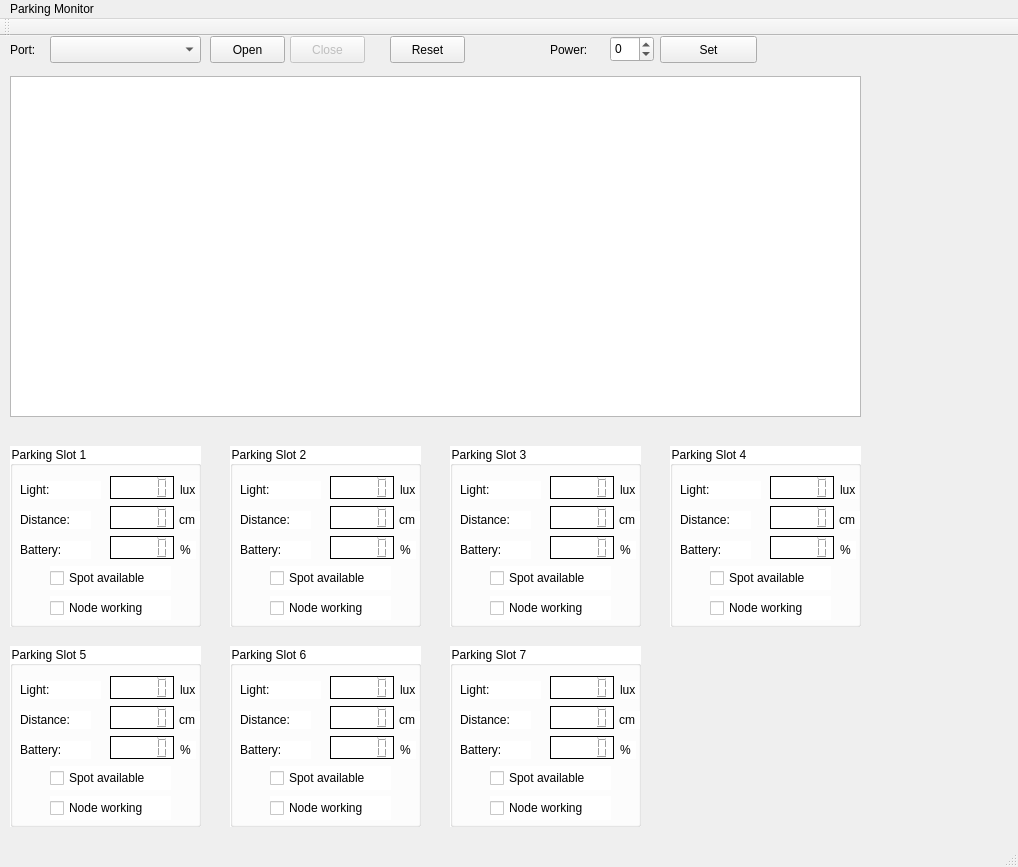
<?xml version="1.0" encoding="UTF-8"?>
<ui version="4.0">
 <class>MainWindow</class>
 <widget class="QMainWindow" name="MainWindow">
  <property name="geometry">
   <rect>
    <x>0</x>
    <y>0</y>
    <width>1018</width>
    <height>867</height>
   </rect>
  </property>
  <property name="windowTitle">
   <string>MainWindow</string>
  </property>
  <widget class="QWidget" name="centralWidget">
   <widget class="QTextEdit" name="textEdit_Status">
    <property name="enabled">
     <bool>true</bool>
    </property>
    <property name="geometry">
     <rect>
      <x>10</x>
      <y>40</y>
      <width>851</width>
      <height>341</height>
     </rect>
    </property>
   </widget>
   <widget class="QComboBox" name="comboBox_Interface">
    <property name="geometry">
     <rect>
      <x>50</x>
      <y>0</y>
      <width>151</width>
      <height>27</height>
     </rect>
    </property>
   </widget>
   <widget class="QLabel" name="label">
    <property name="geometry">
     <rect>
      <x>10</x>
      <y>0</y>
      <width>46</width>
      <height>27</height>
     </rect>
    </property>
    <property name="text">
     <string>Port:</string>
    </property>
   </widget>
   <widget class="QPushButton" name="pushButton_open">
    <property name="geometry">
     <rect>
      <x>210</x>
      <y>0</y>
      <width>75</width>
      <height>27</height>
     </rect>
    </property>
    <property name="text">
     <string>Open</string>
    </property>
   </widget>
   <widget class="QPushButton" name="pushButton_close">
    <property name="enabled">
     <bool>false</bool>
    </property>
    <property name="geometry">
     <rect>
      <x>290</x>
      <y>0</y>
      <width>75</width>
      <height>27</height>
     </rect>
    </property>
    <property name="text">
     <string>Close</string>
    </property>
   </widget>
   <widget class="QLabel" name="label_3">
    <property name="geometry">
     <rect>
      <x>550</x>
      <y>0</y>
      <width>51</width>
      <height>27</height>
     </rect>
    </property>
    <property name="text">
     <string>Power:</string>
    </property>
   </widget>
   <widget class="QPushButton" name="pushButtonSetPower">
    <property name="geometry">
     <rect>
      <x>660</x>
      <y>0</y>
      <width>97</width>
      <height>27</height>
     </rect>
    </property>
    <property name="text">
     <string>Set</string>
    </property>
   </widget>
   <widget class="QSpinBox" name="spinBoxPower">
    <property name="geometry">
     <rect>
      <x>610</x>
      <y>0</y>
      <width>44</width>
      <height>26</height>
     </rect>
    </property>
    <property name="minimum">
     <number>-40</number>
    </property>
    <property name="maximum">
     <number>8</number>
    </property>
   </widget>
   <widget class="QGroupBox" name="slot_1">
    <property name="geometry">
     <rect>
      <x>10</x>
      <y>410</y>
      <width>191</width>
      <height>181</height>
     </rect>
    </property>
    <property name="styleSheet">
     <string notr="true">background-color: rgb(255, 255, 255)</string>
    </property>
    <property name="title">
     <string>Parking Slot 1</string>
    </property>
    <widget class="QLabel" name="light1">
     <property name="geometry">
      <rect>
       <x>10</x>
       <y>35</y>
       <width>81</width>
       <height>18</height>
      </rect>
     </property>
     <property name="text">
      <string>Light:</string>
     </property>
    </widget>
    <widget class="QLCDNumber" name="value_light1">
     <property name="geometry">
      <rect>
       <x>100</x>
       <y>30</y>
       <width>64</width>
       <height>23</height>
      </rect>
     </property>
     <property name="font">
      <font>
       <bold>true</bold>
      </font>
     </property>
     <property name="styleSheet">
      <string notr="true">border: 1px solid black
</string>
     </property>
    </widget>
    <widget class="QLabel" name="distance1">
     <property name="geometry">
      <rect>
       <x>10</x>
       <y>65</y>
       <width>71</width>
       <height>18</height>
      </rect>
     </property>
     <property name="text">
      <string>Distance:</string>
     </property>
    </widget>
    <widget class="QLCDNumber" name="value_distance1">
     <property name="geometry">
      <rect>
       <x>100</x>
       <y>60</y>
       <width>64</width>
       <height>23</height>
      </rect>
     </property>
     <property name="styleSheet">
      <string notr="true">border: 1px solid black</string>
     </property>
    </widget>
    <widget class="QCheckBox" name="park1">
     <property name="geometry">
      <rect>
       <x>40</x>
       <y>120</y>
       <width>121</width>
       <height>24</height>
      </rect>
     </property>
     <property name="focusPolicy">
      <enum>Qt::NoFocus</enum>
     </property>
     <property name="text">
      <string>Spot available</string>
     </property>
    </widget>
    <widget class="QCheckBox" name="work1">
     <property name="geometry">
      <rect>
       <x>40</x>
       <y>150</y>
       <width>121</width>
       <height>24</height>
      </rect>
     </property>
     <property name="focusPolicy">
      <enum>Qt::NoFocus</enum>
     </property>
     <property name="text">
      <string>Node working</string>
     </property>
    </widget>
    <widget class="QLabel" name="bat1">
     <property name="geometry">
      <rect>
       <x>10</x>
       <y>95</y>
       <width>71</width>
       <height>18</height>
      </rect>
     </property>
     <property name="text">
      <string>Battery:</string>
     </property>
    </widget>
    <widget class="QLCDNumber" name="battery1">
     <property name="geometry">
      <rect>
       <x>100</x>
       <y>90</y>
       <width>64</width>
       <height>23</height>
      </rect>
     </property>
     <property name="styleSheet">
      <string notr="true">border: 1px solid black</string>
     </property>
    </widget>
    <widget class="QLabel" name="label_2">
     <property name="geometry">
      <rect>
       <x>170</x>
       <y>35</y>
       <width>19</width>
       <height>18</height>
      </rect>
     </property>
     <property name="text">
      <string>lux</string>
     </property>
    </widget>
    <widget class="QLabel" name="label_4">
     <property name="geometry">
      <rect>
       <x>169</x>
       <y>65</y>
       <width>21</width>
       <height>18</height>
      </rect>
     </property>
     <property name="text">
      <string>cm</string>
     </property>
    </widget>
    <widget class="QLabel" name="label_5">
     <property name="geometry">
      <rect>
       <x>170</x>
       <y>95</y>
       <width>16</width>
       <height>18</height>
      </rect>
     </property>
     <property name="text">
      <string>%</string>
     </property>
    </widget>
   </widget>
   <widget class="QGroupBox" name="slot_2">
    <property name="geometry">
     <rect>
      <x>230</x>
      <y>410</y>
      <width>191</width>
      <height>181</height>
     </rect>
    </property>
    <property name="styleSheet">
     <string notr="true">background-color: rgb(255, 255, 255)</string>
    </property>
    <property name="title">
     <string>Parking Slot 2</string>
    </property>
    <widget class="QLabel" name="light2">
     <property name="geometry">
      <rect>
       <x>10</x>
       <y>35</y>
       <width>81</width>
       <height>18</height>
      </rect>
     </property>
     <property name="text">
      <string>Light:</string>
     </property>
    </widget>
    <widget class="QLCDNumber" name="value_light2">
     <property name="geometry">
      <rect>
       <x>100</x>
       <y>30</y>
       <width>64</width>
       <height>23</height>
      </rect>
     </property>
     <property name="font">
      <font>
       <bold>true</bold>
      </font>
     </property>
     <property name="styleSheet">
      <string notr="true">border: 1px solid black
</string>
     </property>
    </widget>
    <widget class="QLabel" name="distance2">
     <property name="geometry">
      <rect>
       <x>10</x>
       <y>65</y>
       <width>71</width>
       <height>18</height>
      </rect>
     </property>
     <property name="text">
      <string>Distance:</string>
     </property>
    </widget>
    <widget class="QLCDNumber" name="value_distance2">
     <property name="geometry">
      <rect>
       <x>100</x>
       <y>60</y>
       <width>64</width>
       <height>23</height>
      </rect>
     </property>
     <property name="styleSheet">
      <string notr="true">border: 1px solid black</string>
     </property>
    </widget>
    <widget class="QCheckBox" name="park2">
     <property name="geometry">
      <rect>
       <x>40</x>
       <y>120</y>
       <width>121</width>
       <height>24</height>
      </rect>
     </property>
     <property name="focusPolicy">
      <enum>Qt::NoFocus</enum>
     </property>
     <property name="text">
      <string>Spot available</string>
     </property>
    </widget>
    <widget class="QCheckBox" name="work2">
     <property name="geometry">
      <rect>
       <x>40</x>
       <y>150</y>
       <width>121</width>
       <height>24</height>
      </rect>
     </property>
     <property name="focusPolicy">
      <enum>Qt::NoFocus</enum>
     </property>
     <property name="text">
      <string>Node working</string>
     </property>
    </widget>
    <widget class="QLabel" name="bat2">
     <property name="geometry">
      <rect>
       <x>10</x>
       <y>95</y>
       <width>71</width>
       <height>18</height>
      </rect>
     </property>
     <property name="text">
      <string>Battery:</string>
     </property>
    </widget>
    <widget class="QLCDNumber" name="battery2">
     <property name="geometry">
      <rect>
       <x>100</x>
       <y>90</y>
       <width>64</width>
       <height>23</height>
      </rect>
     </property>
     <property name="styleSheet">
      <string notr="true">border: 1px solid black</string>
     </property>
    </widget>
    <widget class="QLabel" name="label_9">
     <property name="geometry">
      <rect>
       <x>170</x>
       <y>35</y>
       <width>19</width>
       <height>18</height>
      </rect>
     </property>
     <property name="text">
      <string>lux</string>
     </property>
    </widget>
    <widget class="QLabel" name="label_10">
     <property name="geometry">
      <rect>
       <x>169</x>
       <y>65</y>
       <width>21</width>
       <height>18</height>
      </rect>
     </property>
     <property name="text">
      <string>cm</string>
     </property>
    </widget>
    <widget class="QLabel" name="label_11">
     <property name="geometry">
      <rect>
       <x>170</x>
       <y>95</y>
       <width>16</width>
       <height>18</height>
      </rect>
     </property>
     <property name="text">
      <string>%</string>
     </property>
    </widget>
   </widget>
   <widget class="QGroupBox" name="slot_3">
    <property name="geometry">
     <rect>
      <x>450</x>
      <y>410</y>
      <width>191</width>
      <height>181</height>
     </rect>
    </property>
    <property name="styleSheet">
     <string notr="true">background-color: rgb(255, 255, 255)</string>
    </property>
    <property name="title">
     <string>Parking Slot 3</string>
    </property>
    <widget class="QLabel" name="light3">
     <property name="geometry">
      <rect>
       <x>10</x>
       <y>35</y>
       <width>81</width>
       <height>18</height>
      </rect>
     </property>
     <property name="text">
      <string>Light:</string>
     </property>
    </widget>
    <widget class="QLCDNumber" name="value_light3">
     <property name="geometry">
      <rect>
       <x>100</x>
       <y>30</y>
       <width>64</width>
       <height>23</height>
      </rect>
     </property>
     <property name="font">
      <font>
       <bold>true</bold>
      </font>
     </property>
     <property name="styleSheet">
      <string notr="true">border: 1px solid black
</string>
     </property>
    </widget>
    <widget class="QLabel" name="distance3">
     <property name="geometry">
      <rect>
       <x>10</x>
       <y>65</y>
       <width>71</width>
       <height>18</height>
      </rect>
     </property>
     <property name="text">
      <string>Distance:</string>
     </property>
    </widget>
    <widget class="QLCDNumber" name="value_distance3">
     <property name="geometry">
      <rect>
       <x>100</x>
       <y>60</y>
       <width>64</width>
       <height>23</height>
      </rect>
     </property>
     <property name="styleSheet">
      <string notr="true">border: 1px solid black</string>
     </property>
    </widget>
    <widget class="QCheckBox" name="park3">
     <property name="geometry">
      <rect>
       <x>40</x>
       <y>120</y>
       <width>121</width>
       <height>24</height>
      </rect>
     </property>
     <property name="focusPolicy">
      <enum>Qt::NoFocus</enum>
     </property>
     <property name="text">
      <string>Spot available</string>
     </property>
    </widget>
    <widget class="QCheckBox" name="work3">
     <property name="geometry">
      <rect>
       <x>40</x>
       <y>150</y>
       <width>121</width>
       <height>24</height>
      </rect>
     </property>
     <property name="focusPolicy">
      <enum>Qt::NoFocus</enum>
     </property>
     <property name="text">
      <string>Node working</string>
     </property>
    </widget>
    <widget class="QLabel" name="bat3">
     <property name="geometry">
      <rect>
       <x>10</x>
       <y>95</y>
       <width>71</width>
       <height>18</height>
      </rect>
     </property>
     <property name="text">
      <string>Battery:</string>
     </property>
    </widget>
    <widget class="QLCDNumber" name="battery3">
     <property name="geometry">
      <rect>
       <x>100</x>
       <y>90</y>
       <width>64</width>
       <height>23</height>
      </rect>
     </property>
     <property name="styleSheet">
      <string notr="true">border: 1px solid black</string>
     </property>
    </widget>
    <widget class="QLabel" name="label_18">
     <property name="geometry">
      <rect>
       <x>170</x>
       <y>35</y>
       <width>19</width>
       <height>18</height>
      </rect>
     </property>
     <property name="text">
      <string>lux</string>
     </property>
    </widget>
    <widget class="QLabel" name="label_19">
     <property name="geometry">
      <rect>
       <x>169</x>
       <y>65</y>
       <width>21</width>
       <height>18</height>
      </rect>
     </property>
     <property name="text">
      <string>cm</string>
     </property>
    </widget>
    <widget class="QLabel" name="label_20">
     <property name="geometry">
      <rect>
       <x>170</x>
       <y>95</y>
       <width>16</width>
       <height>18</height>
      </rect>
     </property>
     <property name="text">
      <string>%</string>
     </property>
    </widget>
   </widget>
   <widget class="QGroupBox" name="slot_4">
    <property name="geometry">
     <rect>
      <x>670</x>
      <y>410</y>
      <width>191</width>
      <height>181</height>
     </rect>
    </property>
    <property name="styleSheet">
     <string notr="true">background-color: rgb(255, 255, 255)</string>
    </property>
    <property name="title">
     <string>Parking Slot 4</string>
    </property>
    <widget class="QLabel" name="light2_5">
     <property name="geometry">
      <rect>
       <x>10</x>
       <y>35</y>
       <width>81</width>
       <height>18</height>
      </rect>
     </property>
     <property name="text">
      <string>Light:</string>
     </property>
    </widget>
    <widget class="QLCDNumber" name="value_light4">
     <property name="geometry">
      <rect>
       <x>100</x>
       <y>30</y>
       <width>64</width>
       <height>23</height>
      </rect>
     </property>
     <property name="font">
      <font>
       <bold>true</bold>
      </font>
     </property>
     <property name="styleSheet">
      <string notr="true">border: 1px solid black
</string>
     </property>
    </widget>
    <widget class="QLabel" name="distance2_5">
     <property name="geometry">
      <rect>
       <x>10</x>
       <y>65</y>
       <width>71</width>
       <height>18</height>
      </rect>
     </property>
     <property name="text">
      <string>Distance:</string>
     </property>
    </widget>
    <widget class="QLCDNumber" name="value_distance4">
     <property name="geometry">
      <rect>
       <x>100</x>
       <y>60</y>
       <width>64</width>
       <height>23</height>
      </rect>
     </property>
     <property name="styleSheet">
      <string notr="true">border: 1px solid black</string>
     </property>
    </widget>
    <widget class="QCheckBox" name="park4">
     <property name="geometry">
      <rect>
       <x>40</x>
       <y>120</y>
       <width>121</width>
       <height>24</height>
      </rect>
     </property>
     <property name="focusPolicy">
      <enum>Qt::NoFocus</enum>
     </property>
     <property name="text">
      <string>Spot available</string>
     </property>
    </widget>
    <widget class="QCheckBox" name="work4">
     <property name="geometry">
      <rect>
       <x>40</x>
       <y>150</y>
       <width>121</width>
       <height>24</height>
      </rect>
     </property>
     <property name="focusPolicy">
      <enum>Qt::NoFocus</enum>
     </property>
     <property name="text">
      <string>Node working</string>
     </property>
    </widget>
    <widget class="QLabel" name="bat4">
     <property name="geometry">
      <rect>
       <x>10</x>
       <y>95</y>
       <width>71</width>
       <height>18</height>
      </rect>
     </property>
     <property name="text">
      <string>Battery:</string>
     </property>
    </widget>
    <widget class="QLCDNumber" name="battery4">
     <property name="geometry">
      <rect>
       <x>100</x>
       <y>90</y>
       <width>64</width>
       <height>23</height>
      </rect>
     </property>
     <property name="styleSheet">
      <string notr="true">border: 1px solid black</string>
     </property>
    </widget>
    <widget class="QLabel" name="label_21">
     <property name="geometry">
      <rect>
       <x>170</x>
       <y>35</y>
       <width>19</width>
       <height>18</height>
      </rect>
     </property>
     <property name="text">
      <string>lux</string>
     </property>
    </widget>
    <widget class="QLabel" name="label_22">
     <property name="geometry">
      <rect>
       <x>169</x>
       <y>65</y>
       <width>21</width>
       <height>18</height>
      </rect>
     </property>
     <property name="text">
      <string>cm</string>
     </property>
    </widget>
    <widget class="QLabel" name="label_23">
     <property name="geometry">
      <rect>
       <x>170</x>
       <y>95</y>
       <width>16</width>
       <height>18</height>
      </rect>
     </property>
     <property name="text">
      <string>%</string>
     </property>
    </widget>
   </widget>
   <widget class="QGroupBox" name="slot_5">
    <property name="geometry">
     <rect>
      <x>10</x>
      <y>610</y>
      <width>191</width>
      <height>181</height>
     </rect>
    </property>
    <property name="styleSheet">
     <string notr="true">background-color: rgb(255, 255, 255)</string>
    </property>
    <property name="title">
     <string>Parking Slot 5</string>
    </property>
    <widget class="QLabel" name="light1_3">
     <property name="geometry">
      <rect>
       <x>10</x>
       <y>35</y>
       <width>81</width>
       <height>18</height>
      </rect>
     </property>
     <property name="text">
      <string>Light:</string>
     </property>
    </widget>
    <widget class="QLCDNumber" name="value_light5">
     <property name="geometry">
      <rect>
       <x>100</x>
       <y>30</y>
       <width>64</width>
       <height>23</height>
      </rect>
     </property>
     <property name="font">
      <font>
       <bold>true</bold>
      </font>
     </property>
     <property name="styleSheet">
      <string notr="true">border: 1px solid black
</string>
     </property>
    </widget>
    <widget class="QLabel" name="distance1_3">
     <property name="geometry">
      <rect>
       <x>10</x>
       <y>65</y>
       <width>71</width>
       <height>18</height>
      </rect>
     </property>
     <property name="text">
      <string>Distance:</string>
     </property>
    </widget>
    <widget class="QLCDNumber" name="value_distance5">
     <property name="geometry">
      <rect>
       <x>100</x>
       <y>60</y>
       <width>64</width>
       <height>23</height>
      </rect>
     </property>
     <property name="styleSheet">
      <string notr="true">border: 1px solid black</string>
     </property>
    </widget>
    <widget class="QCheckBox" name="park5">
     <property name="geometry">
      <rect>
       <x>40</x>
       <y>120</y>
       <width>121</width>
       <height>24</height>
      </rect>
     </property>
     <property name="focusPolicy">
      <enum>Qt::NoFocus</enum>
     </property>
     <property name="text">
      <string>Spot available</string>
     </property>
    </widget>
    <widget class="QCheckBox" name="work5">
     <property name="geometry">
      <rect>
       <x>40</x>
       <y>150</y>
       <width>121</width>
       <height>24</height>
      </rect>
     </property>
     <property name="focusPolicy">
      <enum>Qt::NoFocus</enum>
     </property>
     <property name="text">
      <string>Node working</string>
     </property>
    </widget>
    <widget class="QLabel" name="bat1_3">
     <property name="geometry">
      <rect>
       <x>10</x>
       <y>95</y>
       <width>71</width>
       <height>18</height>
      </rect>
     </property>
     <property name="text">
      <string>Battery:</string>
     </property>
    </widget>
    <widget class="QLCDNumber" name="battery5">
     <property name="geometry">
      <rect>
       <x>100</x>
       <y>90</y>
       <width>64</width>
       <height>23</height>
      </rect>
     </property>
     <property name="styleSheet">
      <string notr="true">border: 1px solid black</string>
     </property>
    </widget>
    <widget class="QLabel" name="label_24">
     <property name="geometry">
      <rect>
       <x>170</x>
       <y>35</y>
       <width>19</width>
       <height>18</height>
      </rect>
     </property>
     <property name="text">
      <string>lux</string>
     </property>
    </widget>
    <widget class="QLabel" name="label_25">
     <property name="geometry">
      <rect>
       <x>169</x>
       <y>65</y>
       <width>21</width>
       <height>18</height>
      </rect>
     </property>
     <property name="text">
      <string>cm</string>
     </property>
    </widget>
    <widget class="QLabel" name="label_26">
     <property name="geometry">
      <rect>
       <x>170</x>
       <y>95</y>
       <width>16</width>
       <height>18</height>
      </rect>
     </property>
     <property name="text">
      <string>%</string>
     </property>
    </widget>
   </widget>
   <widget class="QGroupBox" name="slot_6">
    <property name="geometry">
     <rect>
      <x>230</x>
      <y>610</y>
      <width>191</width>
      <height>181</height>
     </rect>
    </property>
    <property name="styleSheet">
     <string notr="true">background-color: rgb(255, 255, 255)</string>
    </property>
    <property name="title">
     <string>Parking Slot 6</string>
    </property>
    <widget class="QLabel" name="light1_4">
     <property name="geometry">
      <rect>
       <x>10</x>
       <y>35</y>
       <width>81</width>
       <height>18</height>
      </rect>
     </property>
     <property name="text">
      <string>Light:</string>
     </property>
    </widget>
    <widget class="QLCDNumber" name="value_light6">
     <property name="geometry">
      <rect>
       <x>100</x>
       <y>30</y>
       <width>64</width>
       <height>23</height>
      </rect>
     </property>
     <property name="font">
      <font>
       <bold>true</bold>
      </font>
     </property>
     <property name="styleSheet">
      <string notr="true">border: 1px solid black
</string>
     </property>
    </widget>
    <widget class="QLabel" name="distance1_4">
     <property name="geometry">
      <rect>
       <x>10</x>
       <y>65</y>
       <width>71</width>
       <height>18</height>
      </rect>
     </property>
     <property name="text">
      <string>Distance:</string>
     </property>
    </widget>
    <widget class="QLCDNumber" name="value_distance6">
     <property name="geometry">
      <rect>
       <x>100</x>
       <y>60</y>
       <width>64</width>
       <height>23</height>
      </rect>
     </property>
     <property name="styleSheet">
      <string notr="true">border: 1px solid black</string>
     </property>
    </widget>
    <widget class="QCheckBox" name="park6">
     <property name="geometry">
      <rect>
       <x>40</x>
       <y>120</y>
       <width>121</width>
       <height>24</height>
      </rect>
     </property>
     <property name="focusPolicy">
      <enum>Qt::NoFocus</enum>
     </property>
     <property name="text">
      <string>Spot available</string>
     </property>
    </widget>
    <widget class="QCheckBox" name="work6">
     <property name="geometry">
      <rect>
       <x>40</x>
       <y>150</y>
       <width>121</width>
       <height>24</height>
      </rect>
     </property>
     <property name="focusPolicy">
      <enum>Qt::NoFocus</enum>
     </property>
     <property name="text">
      <string>Node working</string>
     </property>
    </widget>
    <widget class="QLabel" name="bat1_4">
     <property name="geometry">
      <rect>
       <x>10</x>
       <y>95</y>
       <width>71</width>
       <height>18</height>
      </rect>
     </property>
     <property name="text">
      <string>Battery:</string>
     </property>
    </widget>
    <widget class="QLCDNumber" name="battery6">
     <property name="geometry">
      <rect>
       <x>100</x>
       <y>90</y>
       <width>64</width>
       <height>23</height>
      </rect>
     </property>
     <property name="styleSheet">
      <string notr="true">border: 1px solid black</string>
     </property>
    </widget>
    <widget class="QLabel" name="label_27">
     <property name="geometry">
      <rect>
       <x>170</x>
       <y>35</y>
       <width>19</width>
       <height>18</height>
      </rect>
     </property>
     <property name="text">
      <string>lux</string>
     </property>
    </widget>
    <widget class="QLabel" name="label_28">
     <property name="geometry">
      <rect>
       <x>169</x>
       <y>65</y>
       <width>21</width>
       <height>18</height>
      </rect>
     </property>
     <property name="text">
      <string>cm</string>
     </property>
    </widget>
    <widget class="QLabel" name="label_29">
     <property name="geometry">
      <rect>
       <x>170</x>
       <y>95</y>
       <width>16</width>
       <height>18</height>
      </rect>
     </property>
     <property name="text">
      <string>%</string>
     </property>
    </widget>
   </widget>
   <widget class="QGroupBox" name="slot_7">
    <property name="geometry">
     <rect>
      <x>450</x>
      <y>610</y>
      <width>191</width>
      <height>181</height>
     </rect>
    </property>
    <property name="styleSheet">
     <string notr="true">background-color: rgb(255, 255, 255)</string>
    </property>
    <property name="title">
     <string>Parking Slot 7</string>
    </property>
    <widget class="QLabel" name="light1_5">
     <property name="geometry">
      <rect>
       <x>10</x>
       <y>35</y>
       <width>81</width>
       <height>18</height>
      </rect>
     </property>
     <property name="text">
      <string>Light:</string>
     </property>
    </widget>
    <widget class="QLCDNumber" name="value_light7">
     <property name="geometry">
      <rect>
       <x>100</x>
       <y>30</y>
       <width>64</width>
       <height>23</height>
      </rect>
     </property>
     <property name="font">
      <font>
       <bold>true</bold>
      </font>
     </property>
     <property name="styleSheet">
      <string notr="true">border: 1px solid black
</string>
     </property>
    </widget>
    <widget class="QLabel" name="distance1_5">
     <property name="geometry">
      <rect>
       <x>10</x>
       <y>65</y>
       <width>71</width>
       <height>18</height>
      </rect>
     </property>
     <property name="text">
      <string>Distance:</string>
     </property>
    </widget>
    <widget class="QLCDNumber" name="value_distance7">
     <property name="geometry">
      <rect>
       <x>100</x>
       <y>60</y>
       <width>64</width>
       <height>23</height>
      </rect>
     </property>
     <property name="styleSheet">
      <string notr="true">border: 1px solid black</string>
     </property>
    </widget>
    <widget class="QCheckBox" name="park7">
     <property name="geometry">
      <rect>
       <x>40</x>
       <y>120</y>
       <width>121</width>
       <height>24</height>
      </rect>
     </property>
     <property name="focusPolicy">
      <enum>Qt::NoFocus</enum>
     </property>
     <property name="text">
      <string>Spot available</string>
     </property>
    </widget>
    <widget class="QCheckBox" name="work7">
     <property name="geometry">
      <rect>
       <x>40</x>
       <y>150</y>
       <width>121</width>
       <height>24</height>
      </rect>
     </property>
     <property name="focusPolicy">
      <enum>Qt::NoFocus</enum>
     </property>
     <property name="text">
      <string>Node working</string>
     </property>
    </widget>
    <widget class="QLabel" name="bat1_5">
     <property name="geometry">
      <rect>
       <x>10</x>
       <y>95</y>
       <width>71</width>
       <height>18</height>
      </rect>
     </property>
     <property name="text">
      <string>Battery:</string>
     </property>
    </widget>
    <widget class="QLCDNumber" name="battery7">
     <property name="geometry">
      <rect>
       <x>100</x>
       <y>90</y>
       <width>64</width>
       <height>23</height>
      </rect>
     </property>
     <property name="styleSheet">
      <string notr="true">border: 1px solid black</string>
     </property>
    </widget>
    <widget class="QLabel" name="label_30">
     <property name="geometry">
      <rect>
       <x>170</x>
       <y>35</y>
       <width>19</width>
       <height>18</height>
      </rect>
     </property>
     <property name="text">
      <string>lux</string>
     </property>
    </widget>
    <widget class="QLabel" name="label_31">
     <property name="geometry">
      <rect>
       <x>169</x>
       <y>65</y>
       <width>21</width>
       <height>18</height>
      </rect>
     </property>
     <property name="text">
      <string>cm</string>
     </property>
    </widget>
    <widget class="QLabel" name="label_32">
     <property name="geometry">
      <rect>
       <x>170</x>
       <y>95</y>
       <width>16</width>
       <height>18</height>
      </rect>
     </property>
     <property name="text">
      <string>%</string>
     </property>
    </widget>
   </widget>
   <widget class="QPushButton" name="pushButton_reset">
    <property name="geometry">
     <rect>
      <x>390</x>
      <y>0</y>
      <width>75</width>
      <height>27</height>
     </rect>
    </property>
    <property name="text">
     <string>Reset</string>
    </property>
   </widget>
  </widget>
  <widget class="QMenuBar" name="menuBar">
   <property name="geometry">
    <rect>
     <x>0</x>
     <y>0</y>
     <width>1018</width>
     <height>23</height>
    </rect>
   </property>
   <widget class="QMenu" name="menuParking_Monitor">
    <property name="title">
     <string>Parking Monitor</string>
    </property>
   </widget>
   <addaction name="menuParking_Monitor"/>
  </widget>
  <widget class="QToolBar" name="mainToolBar">
   <attribute name="toolBarArea">
    <enum>TopToolBarArea</enum>
   </attribute>
   <attribute name="toolBarBreak">
    <bool>false</bool>
   </attribute>
  </widget>
  <widget class="QStatusBar" name="statusBar"/>
 </widget>
 <layoutdefault spacing="6" margin="11"/>
 <resources/>
 <connections/>
</ui>
